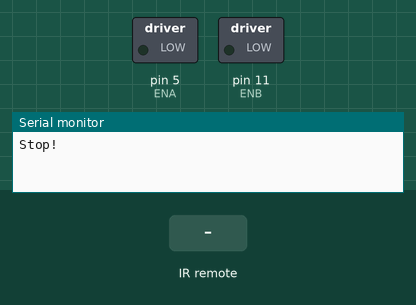
Recording of a sketch running on a simulated Arduino Uno, built with avr-gcc and run on an emulated ATmega328P. Parts: switched loads named in the sketch (green lamp = pin HIGH), the last lines printed to the serial monitor. The inputs (shaded band) are chosen by the test bench.

Above: at 1.2 s.
1.3 s: infrared code 0xFFFFFFFF received
At 2.0 s:
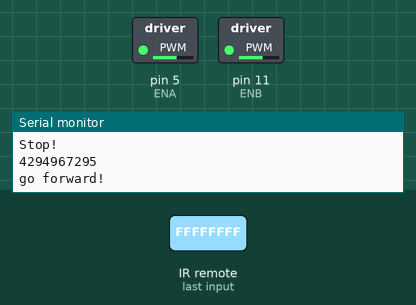
2.9 s: infrared code 0xFF22DD received
4.5 s: infrared code 0xFFC23D received
Timing chart, 0 to 7.5 s (numbered marks = the images above; inputs shaded):
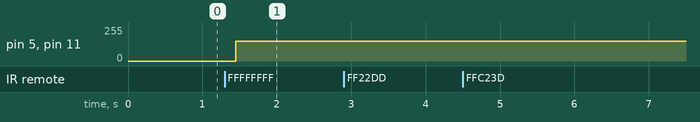

Measured:
- after the input at 1.3 s, pin 5 (ENA), pin 11 (ENB): 0/255 → 150/255 after 0.15 s

The sketch:

IR_Car.ino
```cpp
//www.elegoo.com
//2016.09.23

#include <IRremote.h>

int ABS=150;
unsigned long RED;
#define A 4294967295

#define B 4294967299

#define X 16712445

#define C 16720605

#define D 16761405
extern int receiverpin;
IRrecv irrecv(receiverpin);
decode_results results;

void setup() {
  // put your setup code here, to run once:
  Serial.begin(9600);
  _mStop();
  irrecv.enableIRIn();
}

void loop() {
  if (irrecv.decode(&results))
    {

      RED=results.value;
       Serial.println(RED);
       irrecv.resume();
    delay(150);
    if(RED==A)
  {
     _mForward();
  }

  else if(RED==B)
  {
        _mBack();
  }

  else if(RED==C)
  {
        _mleft();
  }

  else if(RED==D)
  {
        _mright();
   }

  else if(RED==X)
  {
         _mStop();
   }
}
}
```

PinDef.ino
```cpp
int in1=6;
int in2=7;
int in3=8;
int in4=9;
int ENA=5;
int ENB=11;
int LED=13;
const byte rxPin = A2;
int receiverpin = 12;
int servoPin = 3;
int Echo = A0;
int Trig = A1;
int LTM1 = 10;
int LTM2 = 4;
int LTM3 = 2;
```

MotorDriver.ino
```cpp
extern int ENA;
extern int ENB;
extern int in1;
extern int in2;
extern int in3;
extern int in4;

void _mForward()
{
    analogWrite(ENA,ABS);
    analogWrite(ENB,ABS);
    digitalWrite(in1,HIGH);//digital output
    digitalWrite(in2,LOW);
    digitalWrite(in3,LOW);
    digitalWrite(in4,HIGH);
    Serial.println("go forward!");
}

void _mBack()
{
    analogWrite(ENA,ABS);
    analogWrite(ENB,ABS);
    digitalWrite(in1,LOW);
    digitalWrite(in2,HIGH);
    digitalWrite(in3,HIGH);
    digitalWrite(in4,LOW);
    Serial.println("go back!");
}

void _mleft()
{
    analogWrite(ENA,ABS);
    analogWrite(ENB,ABS);
    digitalWrite(in1,HIGH);
    digitalWrite(in2,LOW);
    digitalWrite(in3,HIGH);
    digitalWrite(in4,LOW);
    Serial.println("go left!");
}

void _mright()
{
    analogWrite(ENA,ABS);
    analogWrite(ENB,ABS);
    digitalWrite(in1,LOW);
    digitalWrite(in2,HIGH);
    digitalWrite(in3,LOW);
    digitalWrite(in4,HIGH);
    Serial.println("go right!");
}
void _mStop()
{
    digitalWrite(ENA,LOW);
    digitalWrite(ENB,LOW);
    Serial.println("Stop!");
}
```
